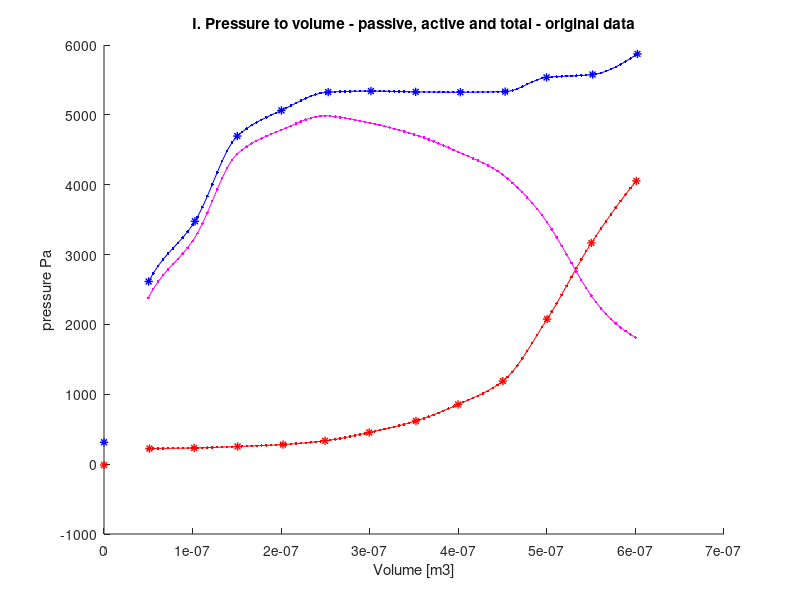
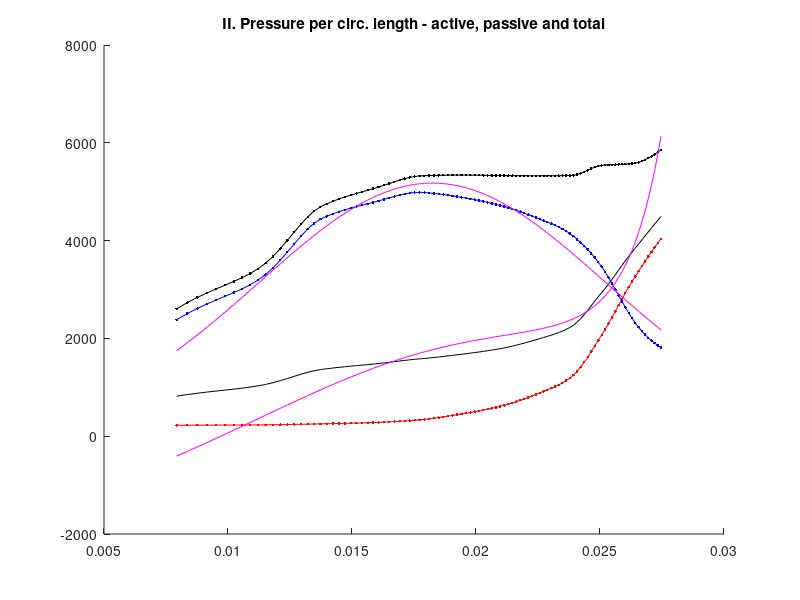
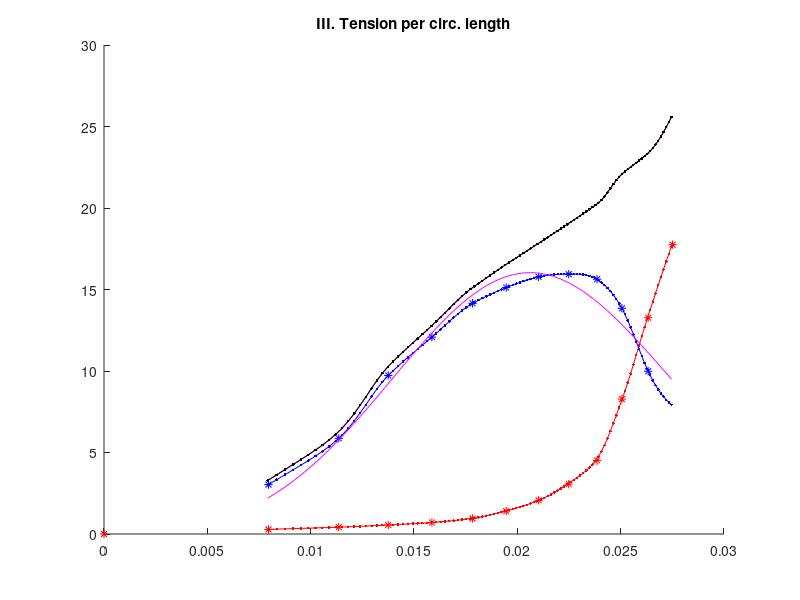
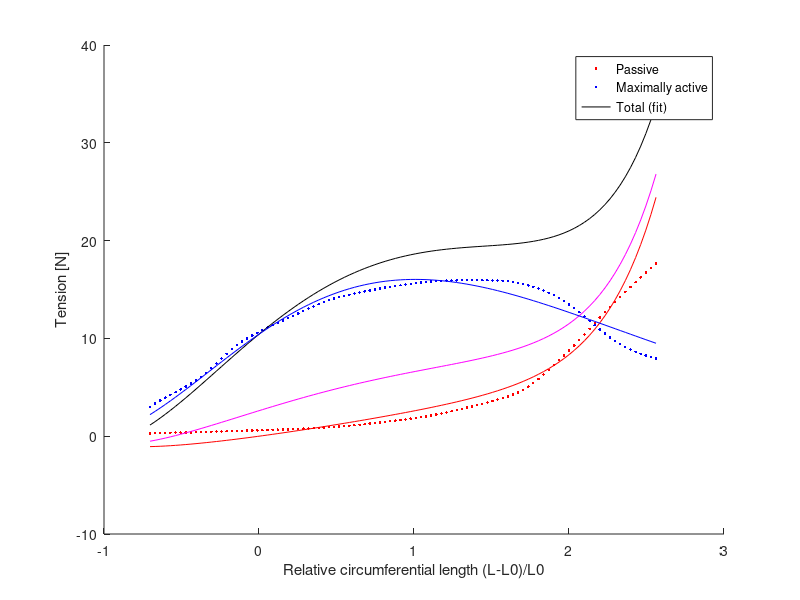

Reproduce these figures in MATLAB, in order.
% B = A; B(:, 1) = A(:, 1)*133.32;
% plot(B(:, 1), B(:, 2), '*-', 'LineWidth', 2);xlabel('Pressure [Pa]');ylabel('(V-V0)/V0');
% 

%% Data from 
RestRaw = [
    0.0000, -0.1339   ;
0.0513, 2.2763    ;
0.1018, 2.3607    ;
0.1508, 2.5774    ;
0.2021, 2.8613    ;
0.2496, 3.4097    ;
0.2994, 4.6234    ;
0.3522, 6.3032    ;
0.3997, 8.7121    ;
0.4503, 12.1187   ;
0.5003, 21.1730   ;
0.5503, 32.2871   ;
0.6010, 41.3416   ]
				  
ActRaw = [
    0.000, 3.1882   ;
0.0504, 26.6614   ;
0.1027, 35.4507   ;
0.1505, 47.8929   ;
0.2003, 51.6315   ;
0.2531, 54.3080   ;
0.3014, 54.4580   ;
0.3519, 54.3430   ;
0.4024, 54.2944   ;
0.4529, 54.3788   ;
0.4997, 56.4552   ;
0.5517, 56.8723   ;
0.6023, 59.8802   ]

% conversion to mL
mL2m3 = 1e-6;
RestRaw(:, 1) = RestRaw(:, 1)*mL2m3;
ActRaw(:, 1) = ActRaw(:, 1)*mL2m3;
%%
cmH2o2Pa = 98.0665;
conversion = cmH2o2Pa;%/133.32; % to mmHg

figure(1);clf;hold on; title('I. Pressure to volume - passive, active and total - original data')
plot(RestRaw(:, 1), RestRaw(:, 2)*conversion, 'r*', 'LineWidth', 1);xlabel('Volume [m3]');ylabel('pressure Pa');
plot(ActRaw(:, 1), ActRaw(:, 2)*conversion, 'b*', 'LineWidth', 1);

x_samples_v = linspace(0.05, 0.6, 100)*1e-6;
totRes = interp1(RestRaw(:, 1), RestRaw(:, 2)*conversion, x_samples_v, 'pchip');
actRes = interp1(ActRaw(:, 1), ActRaw(:, 2)*conversion, x_samples_v, 'pchip');
plot(x_samples_v, totRes, 'r.-');
plot(x_samples_v, actRes, 'b.-');

act_Alone = actRes - totRes;
plot(x_samples_v, act_Alone, 'm.-');
act_normal = totRes + 0.25*act_Alone;
% plot(x_samples_v, act_normal, 'k.-');

%%
length = 10e-3; % the paper is not specific about lengths of the venous segments. Lets have a guess here [m]

x_samples_r = sqrt(x_samples_v/pi/length);
x_samples_L = x_samples_r*2*pi;
x_data_r = sqrt(ActRaw(:, 1)/pi/length);
x_data_L = x_data_r*2*pi;

figure(2);clf; hold on; title('II. Pressure per circ. length - active, passive and total')
plot(x_samples_L, totRes, 'r.-');
plot(x_samples_L, act_Alone , 'b.-');
plot(x_samples_L, actRes, 'k.-');
plot(x_samples_L, act_normal, 'k-');

%%
% tension = pressure*radius
pass_tension = totRes.*x_samples_r;
pass_tension_data = RestRaw(:, 2)*conversion.*x_data_r;
act_tension = act_Alone .* x_samples_r;
total = actRes.*x_samples_r;
total_check = pass_tension + act_tension;

figure(3);clf; hold on; title('III. Tension per circ. length')
plot(x_samples_L, pass_tension, 'r.-');
plot(x_samples_L, act_tension, 'b.-');
plot(x_samples_L, total, 'm.-');
plot(x_samples_L, total_check, 'k.-');

act_tension_data = interp1(x_samples_L, act_tension, x_data_L, 'pchip');
plot(x_data_L, act_tension_data, 'b*');
plot(x_data_L, pass_tension_data, 'r*');

%% plot the identified active tensions curve
% General model:
%      f(x) = x*a1*exp(-((x-b1)/c1)^2)
% Coefficients (with 95% confidence bounds):
%        a1 =       823.8  (809.4, 838.2)
%        b1 =     0.01824  (0.01803, 0.01845)
%        c1 =   -0.009899  (-0.01025, -0.009547)
% 
% Goodness of fit:
%   SSE: 63.01
%   R-square: 0.9555
%   Adjusted R-square: 0.9546
%   RMSE: 0.806

A_T = @(x) x*823.8.*exp(-((x-0.01824 )/(-0.009899)).^2);
% x*a1*exp(-((x-b1)/c1)^2)

figure(3); plot(x_samples_L, A_T(x_samples_L), 'm')

figure(2); % pressures
plot(x_samples_L, A_T(x_samples_L)./x_samples_r, 'm')
%% plot the identified passive tension curve
% General model:
%      f(L) = a*(L.*(L - L0)./L0.^2)  + b*(exp(11.5*(L - L0)./L0) - 1)
% Coefficients (with 95% confidence bounds):
%        L0 =     0.01471  (0.01383, 0.01558)
%        a =        4.29  (3.39, 5.189)
%        b =   0.0006391  (-0.0001632, 0.001441)
% 
% Goodness of fit:
%   SSE: 86.75
%   R-square: 0.9631
%   Adjusted R-square: 0.9623
%   RMSE: 0.9457
L0 = 0.01455;
a =        4.29;
b =   0.0006391;

P_T_fit =@(L) a*(L.*(L - L0)./L0.^2)  + b*(exp(11.5*(L - L0)./L0) - 1);

% 7.0545*(L.*(L - L0)./L0.^2)  + (2.91e-4)*(exp(11.5*(L - L0)./L0) - 1)

V0 = length*pi*(L0/2/pi)^2;
x_samples_rel = (x_samples_v - V0)/V0;

figure(4); clf; hold on;
plot(x_samples_rel, pass_tension, 'r.');

plot(x_samples_rel, act_tension, 'b.');

plot(x_samples_rel, P_T_fit(x_samples_L) + A_T(x_samples_L), 'k-');

plot(x_samples_rel, P_T_fit(x_samples_L) + 0.25*A_T(x_samples_L), 'm-');

plot(x_samples_rel, P_T_fit(x_samples_L), 'r-');
plot(x_samples_rel, A_T(x_samples_L), 'b-');

xlabel('Relative circumferential length (L-L0)/L0'); ylabel('Tension [N]');
legend('Passive', 'Maximally active', 'Total (fit)')

figure(2); % pressures
plot(x_samples_L, (P_T_fit(x_samples_L) + 0.25*A_T(x_samples_L))./x_samples_r, 'm')

%% tests

% dx_samples_r = diff(diff(x_samples_r));
% dpass_tension = diff(diff(pass_tension));

figure(5); 
% for L0 = 0.014:0.0001:0.015
    
clf; hold on; title('Relative vol to pressure')
ylim([-2000, 8000]);

plot(x_samples_rel, pass_tension./x_samples_r, 'r.');

plot(x_samples_rel, act_tension./x_samples_r, 'b.');

plot(x_samples_rel, (P_T_fit(x_samples_L) + A_T(x_samples_L))./x_samples_r, 'k-');

plot(x_samples_rel, (P_T_fit(x_samples_L) + 0.25*A_T(x_samples_L))./x_samples_r, 'm-');

plot(x_samples_rel, (P_T_fit(x_samples_L))./x_samples_r, 'r-');
plot(x_samples_rel, (A_T(x_samples_L))./x_samples_r, 'b-');

plot(x_samples_rel, 4*133*ones(100, 1), 'k--');

L0 = 0.0147; a = 7.0545; b = 2.9106e-04;
T_P_datafit = @(L) a*(L.*(L - L0)./L0.^2)  + b*(exp(11.5*(L - L0)./L0) - 1);
plot(x_samples_rel, T_P_datafit(x_samples_L)./x_samples_r, 'b-');
% L0
% pause(0.5)
% end

xlabel('Relative volume (V-V0)/V0'); ylabel('Pressure [Pa]');
legend('Passive', 'Maximally active', 'Total (fit)')
% plot(x_samples_r(3:end), dpass_tension./dx_samples_r, 'b.-')